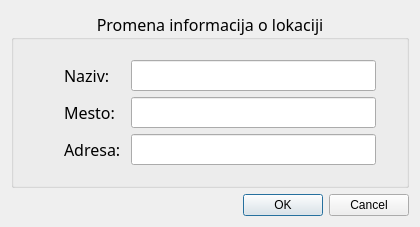
<?xml version="1.0" encoding="UTF-8"?>
<ui version="4.0">
 <class>lokacijeDetalji</class>
 <widget class="QDialog" name="lokacijeDetalji">
  <property name="geometry">
   <rect>
    <x>0</x>
    <y>0</y>
    <width>420</width>
    <height>223</height>
   </rect>
  </property>
  <property name="windowTitle">
   <string>Dialog</string>
  </property>
  <layout class="QVBoxLayout" name="verticalLayout">
   <item>
    <widget class="QGroupBox" name="groupBox">
     <property name="font">
      <font>
       <family>Calibri Light</family>
       <pointsize>12</pointsize>
      </font>
     </property>
     <property name="title">
      <string>Promena informacija o lokaciji</string>
     </property>
     <property name="alignment">
      <set>Qt::AlignCenter</set>
     </property>
     <layout class="QFormLayout" name="formLayout">
      <property name="horizontalSpacing">
       <number>10</number>
      </property>
      <property name="leftMargin">
       <number>50</number>
      </property>
      <property name="topMargin">
       <number>20</number>
      </property>
      <property name="rightMargin">
       <number>30</number>
      </property>
      <property name="bottomMargin">
       <number>20</number>
      </property>
      <item row="0" column="0">
       <widget class="QLabel" name="label">
        <property name="text">
         <string>Naziv:</string>
        </property>
       </widget>
      </item>
      <item row="1" column="0">
       <widget class="QLabel" name="label_2">
        <property name="text">
         <string>Mesto:</string>
        </property>
       </widget>
      </item>
      <item row="2" column="0">
       <widget class="QLabel" name="label_3">
        <property name="text">
         <string>Adresa:</string>
        </property>
       </widget>
      </item>
      <item row="0" column="1">
       <widget class="QLineEdit" name="nazivUpTxt"/>
      </item>
      <item row="1" column="1">
       <widget class="QLineEdit" name="mestoUpTxt"/>
      </item>
      <item row="2" column="1">
       <widget class="QLineEdit" name="adresaUpTxt"/>
      </item>
     </layout>
    </widget>
   </item>
   <item>
    <widget class="QDialogButtonBox" name="buttonBox">
     <property name="orientation">
      <enum>Qt::Horizontal</enum>
     </property>
     <property name="standardButtons">
      <set>QDialogButtonBox::Cancel|QDialogButtonBox::Ok</set>
     </property>
    </widget>
   </item>
  </layout>
 </widget>
 <resources/>
 <connections>
  <connection>
   <sender>buttonBox</sender>
   <signal>accepted()</signal>
   <receiver>lokacijeDetalji</receiver>
   <slot>accept()</slot>
   <hints>
    <hint type="sourcelabel">
     <x>248</x>
     <y>254</y>
    </hint>
    <hint type="destinationlabel">
     <x>157</x>
     <y>274</y>
    </hint>
   </hints>
  </connection>
  <connection>
   <sender>buttonBox</sender>
   <signal>rejected()</signal>
   <receiver>lokacijeDetalji</receiver>
   <slot>reject()</slot>
   <hints>
    <hint type="sourcelabel">
     <x>316</x>
     <y>260</y>
    </hint>
    <hint type="destinationlabel">
     <x>286</x>
     <y>274</y>
    </hint>
   </hints>
  </connection>
 </connections>
</ui>
